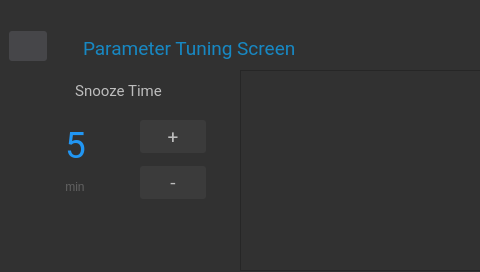
<?xml version="1.0" encoding="UTF-8"?>
<ui version="4.0">
 <class>ParameterTunningScreen</class>
 <widget class="QDialog" name="ParameterTunningScreen">
  <property name="geometry">
   <rect>
    <x>0</x>
    <y>0</y>
    <width>480</width>
    <height>272</height>
   </rect>
  </property>
  <property name="windowTitle">
   <string>Dialog</string>
  </property>
  <property name="styleSheet">
   <string notr="true">background-color: rgb(49, 49, 49);</string>
  </property>
  <widget class="QPushButton" name="backParameterTunning">
   <property name="geometry">
    <rect>
     <x>9</x>
     <y>31</y>
     <width>38</width>
     <height>30</height>
    </rect>
   </property>
   <property name="focusPolicy">
    <enum>Qt::NoFocus</enum>
   </property>
   <property name="styleSheet">
    <string notr="true">border:none;
border-radius:3px;
background-color: rgb(70, 70, 73);</string>
   </property>
   <property name="text">
    <string/>
   </property>
   <property name="icon">
    <iconset resource="../rsc/resource.qrc">
     <normaloff>:/icons/previous.png</normaloff>:/icons/previous.png</iconset>
   </property>
  </widget>
  <widget class="QLabel" name="titleParameterTunning">
   <property name="geometry">
    <rect>
     <x>83</x>
     <y>36</y>
     <width>291</width>
     <height>25</height>
    </rect>
   </property>
   <property name="font">
    <font>
     <family>Roboto</family>
     <pointsize>14</pointsize>
    </font>
   </property>
   <property name="styleSheet">
    <string notr="true">color:#1788c3
</string>
   </property>
   <property name="text">
    <string>Parameter Tuning Screen</string>
   </property>
  </widget>
  <widget class="QPushButton" name="paramIncrement">
   <property name="geometry">
    <rect>
     <x>140</x>
     <y>120</y>
     <width>66</width>
     <height>33</height>
    </rect>
   </property>
   <property name="font">
    <font>
     <family>Roboto</family>
     <pointsize>14</pointsize>
    </font>
   </property>
   <property name="focusPolicy">
    <enum>Qt::NoFocus</enum>
   </property>
   <property name="styleSheet">
    <string notr="true">QPushButton {
background-color:#3B3B3B;
color:#BDBDBD;
border:none;
border-radius:3px;
}
QPushButton:pressed {
background-color:#606060;
color:#BDBDBD;
border:none;
border-radius:3px;
}
</string>
   </property>
   <property name="text">
    <string>+</string>
   </property>
  </widget>
  <widget class="QPushButton" name="paramDecrement">
   <property name="geometry">
    <rect>
     <x>140</x>
     <y>166</y>
     <width>66</width>
     <height>33</height>
    </rect>
   </property>
   <property name="font">
    <font>
     <family>Roboto</family>
     <pointsize>14</pointsize>
    </font>
   </property>
   <property name="focusPolicy">
    <enum>Qt::NoFocus</enum>
   </property>
   <property name="styleSheet">
    <string notr="true">QPushButton {
background-color:#3B3B3B;
color:#BDBDBD;
border:none;
border-radius:3px;
}
QPushButton:pressed {
background-color:#606060;
color:#BDBDBD;
border:none;
border-radius:3px;
}
</string>
   </property>
   <property name="text">
    <string>-</string>
   </property>
  </widget>
  <widget class="QLabel" name="paramValue">
   <property name="geometry">
    <rect>
     <x>20</x>
     <y>120</y>
     <width>111</width>
     <height>51</height>
    </rect>
   </property>
   <property name="font">
    <font>
     <family>Roboto</family>
     <pointsize>28</pointsize>
    </font>
   </property>
   <property name="styleSheet">
    <string notr="true">color:#2196F3</string>
   </property>
   <property name="text">
    <string>5</string>
   </property>
   <property name="alignment">
    <set>Qt::AlignCenter</set>
   </property>
  </widget>
  <widget class="QLabel" name="paramTitle">
   <property name="geometry">
    <rect>
     <x>13</x>
     <y>70</y>
     <width>211</width>
     <height>41</height>
    </rect>
   </property>
   <property name="font">
    <font>
     <family>Roboto</family>
     <pointsize>11</pointsize>
    </font>
   </property>
   <property name="styleSheet">
    <string notr="true">color:#BDBDBD</string>
   </property>
   <property name="text">
    <string>Snooze Time</string>
   </property>
   <property name="alignment">
    <set>Qt::AlignCenter</set>
   </property>
  </widget>
  <widget class="QLabel" name="paramUnit">
   <property name="geometry">
    <rect>
     <x>50</x>
     <y>180</y>
     <width>50</width>
     <height>14</height>
    </rect>
   </property>
   <property name="styleSheet">
    <string notr="true">color:#616161</string>
   </property>
   <property name="text">
    <string>min</string>
   </property>
   <property name="alignment">
    <set>Qt::AlignHCenter|Qt::AlignTop</set>
   </property>
  </widget>
  <widget class="QScrollArea" name="scrollArea">
   <property name="geometry">
    <rect>
     <x>240</x>
     <y>70</y>
     <width>241</width>
     <height>201</height>
    </rect>
   </property>
   <property name="widgetResizable">
    <bool>true</bool>
   </property>
   <widget class="QWidget" name="scrollAreaWidgetContents">
    <property name="geometry">
     <rect>
      <x>0</x>
      <y>0</y>
      <width>239</width>
      <height>199</height>
     </rect>
    </property>
    <widget class="QWidget" name="verticalLayoutWidget">
     <property name="geometry">
      <rect>
       <x>-1</x>
       <y>-1</y>
       <width>241</width>
       <height>1284</height>
      </rect>
     </property>
     <layout class="QVBoxLayout" name="verticalLayout"/>
    </widget>
   </widget>
  </widget>
 </widget>
 <resources>
  <include location="../rsc/resource.qrc"/>
 </resources>
 <connections/>
</ui>
